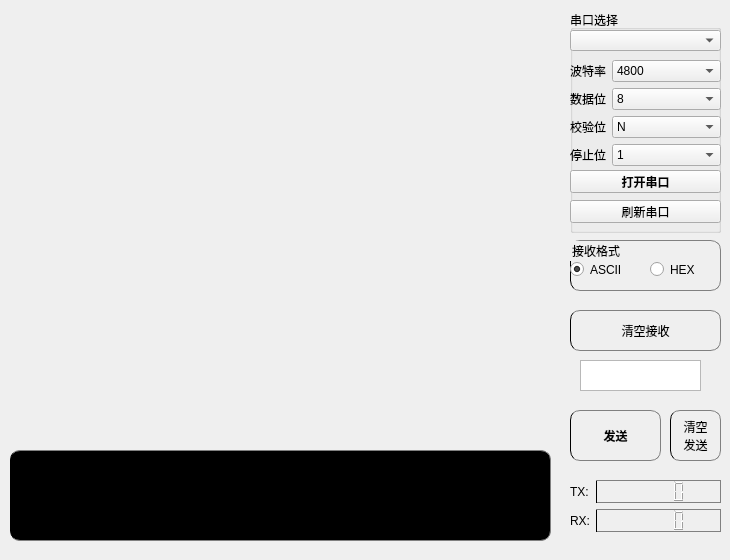
<?xml version="1.0" encoding="UTF-8"?>
<ui version="4.0">
 <class>MainWindow</class>
 <widget class="QMainWindow" name="MainWindow">
  <property name="enabled">
   <bool>true</bool>
  </property>
  <property name="geometry">
   <rect>
    <x>0</x>
    <y>0</y>
    <width>730</width>
    <height>560</height>
   </rect>
  </property>
  <property name="minimumSize">
   <size>
    <width>730</width>
    <height>550</height>
   </size>
  </property>
  <property name="maximumSize">
   <size>
    <width>730</width>
    <height>560</height>
   </size>
  </property>
  <property name="font">
   <font>
    <weight>50</weight>
    <bold>false</bold>
    <kerning>true</kerning>
   </font>
  </property>
  <property name="cursor">
   <cursorShape>ArrowCursor</cursorShape>
  </property>
  <property name="mouseTracking">
   <bool>false</bool>
  </property>
  <property name="contextMenuPolicy">
   <enum>Qt::DefaultContextMenu</enum>
  </property>
  <property name="acceptDrops">
   <bool>false</bool>
  </property>
  <property name="windowTitle">
   <string>Tiny Uart V1.0.0</string>
  </property>
  <property name="windowIcon">
   <iconset>
    <normaloff>../ico/1.jpg</normaloff>../ico/1.jpg</iconset>
  </property>
  <property name="windowOpacity">
   <double>0.900000000000000</double>
  </property>
  <property name="whatsThis">
   <string/>
  </property>
  <property name="layoutDirection">
   <enum>Qt::LeftToRight</enum>
  </property>
  <property name="autoFillBackground">
   <bool>false</bool>
  </property>
  <property name="styleSheet">
   <string notr="true"/>
  </property>
  <property name="inputMethodHints">
   <set>Qt::ImhNone</set>
  </property>
  <property name="tabShape">
   <enum>QTabWidget::Rounded</enum>
  </property>
  <widget class="QWidget" name="centralwidget">
   <widget class="QGroupBox" name="groupBox">
    <property name="geometry">
     <rect>
      <x>570</x>
      <y>10</y>
      <width>151</width>
      <height>223</height>
     </rect>
    </property>
    <property name="styleSheet">
     <string notr="true"/>
    </property>
    <property name="title">
     <string>串口选择</string>
    </property>
    <widget class="QComboBox" name="comboBox_uart">
     <property name="geometry">
      <rect>
       <x>0</x>
       <y>20</y>
       <width>151</width>
       <height>21</height>
      </rect>
     </property>
    </widget>
    <widget class="QPushButton" name="pushButton_open">
     <property name="geometry">
      <rect>
       <x>0</x>
       <y>160</y>
       <width>151</width>
       <height>23</height>
      </rect>
     </property>
     <property name="font">
      <font>
       <family>微软雅黑</family>
       <weight>75</weight>
       <bold>true</bold>
       <kerning>true</kerning>
      </font>
     </property>
     <property name="text">
      <string>打开串口</string>
     </property>
    </widget>
    <widget class="QPushButton" name="pushButton_refresh">
     <property name="geometry">
      <rect>
       <x>0</x>
       <y>190</y>
       <width>151</width>
       <height>23</height>
      </rect>
     </property>
     <property name="font">
      <font>
       <family>微软雅黑</family>
       <weight>50</weight>
       <bold>false</bold>
       <kerning>true</kerning>
      </font>
     </property>
     <property name="text">
      <string>刷新串口</string>
     </property>
    </widget>
    <widget class="QWidget" name="layoutWidget">
     <property name="geometry">
      <rect>
       <x>0</x>
       <y>50</y>
       <width>151</width>
       <height>111</height>
      </rect>
     </property>
     <layout class="QFormLayout" name="formLayout">
      <item row="0" column="0">
       <widget class="QLabel" name="label_4">
        <property name="text">
         <string>波特率</string>
        </property>
       </widget>
      </item>
      <item row="0" column="1">
       <widget class="QComboBox" name="comboBox_baud">
        <property name="currentText">
         <string>4800</string>
        </property>
        <item>
         <property name="text">
          <string>4800</string>
         </property>
        </item>
        <item>
         <property name="text">
          <string>9600</string>
         </property>
        </item>
        <item>
         <property name="text">
          <string>115200</string>
         </property>
        </item>
       </widget>
      </item>
      <item row="1" column="0">
       <widget class="QLabel" name="label">
        <property name="text">
         <string>数据位</string>
        </property>
       </widget>
      </item>
      <item row="1" column="1">
       <widget class="QComboBox" name="comboBox_data">
        <item>
         <property name="text">
          <string>8</string>
         </property>
        </item>
        <item>
         <property name="text">
          <string>7</string>
         </property>
        </item>
        <item>
         <property name="text">
          <string>6</string>
         </property>
        </item>
        <item>
         <property name="text">
          <string>5</string>
         </property>
        </item>
       </widget>
      </item>
      <item row="2" column="0">
       <widget class="QLabel" name="label_3">
        <property name="text">
         <string>校验位</string>
        </property>
       </widget>
      </item>
      <item row="2" column="1">
       <widget class="QComboBox" name="comboBox_check">
        <item>
         <property name="text">
          <string>N</string>
         </property>
        </item>
        <item>
         <property name="text">
          <string>O</string>
         </property>
        </item>
        <item>
         <property name="text">
          <string>E</string>
         </property>
        </item>
       </widget>
      </item>
      <item row="3" column="0">
       <widget class="QLabel" name="label_5">
        <property name="text">
         <string>停止位</string>
        </property>
       </widget>
      </item>
      <item row="3" column="1">
       <widget class="QComboBox" name="comboBox_stop">
        <item>
         <property name="text">
          <string>1</string>
         </property>
        </item>
        <item>
         <property name="text">
          <string>1.5</string>
         </property>
        </item>
        <item>
         <property name="text">
          <string>2</string>
         </property>
        </item>
       </widget>
      </item>
     </layout>
    </widget>
   </widget>
   <widget class="QTextBrowser" name="rx_textBrowser">
    <property name="geometry">
     <rect>
      <x>10</x>
      <y>450</y>
      <width>541</width>
      <height>91</height>
     </rect>
    </property>
    <property name="styleSheet">
     <string notr="true">background-color: rgb(0, 0, 0);
color: rgb(0, 255, 0);
border-top:1px solid gray;
border-bottom:1px solid gray;
border-left:1px solid graye;
border-right:1px solid gray;
border-radius:10px;</string>
    </property>
    <property name="html">
     <string>&lt;!DOCTYPE HTML PUBLIC &quot;-//W3C//DTD HTML 4.0//EN&quot; &quot;http://www.w3.org/TR/REC-html40/strict.dtd&quot;&gt;
&lt;html&gt;&lt;head&gt;&lt;meta name=&quot;qrichtext&quot; content=&quot;1&quot; /&gt;&lt;style type=&quot;text/css&quot;&gt;
p, li { white-space: pre-wrap; }
&lt;/style&gt;&lt;/head&gt;&lt;body style=&quot; font-family:'SimSun'; font-size:9pt; font-weight:400; font-style:normal;&quot;&gt;
&lt;p style=&quot;-qt-paragraph-type:empty; margin-top:12px; margin-bottom:12px; margin-left:0px; margin-right:0px; -qt-block-indent:0; text-indent:0px;&quot;&gt;&lt;br /&gt;&lt;/p&gt;&lt;/body&gt;&lt;/html&gt;</string>
    </property>
   </widget>
   <widget class="QPushButton" name="pushButton_send">
    <property name="geometry">
     <rect>
      <x>570</x>
      <y>410</y>
      <width>91</width>
      <height>51</height>
     </rect>
    </property>
    <property name="font">
     <font>
      <family>微软雅黑</family>
      <weight>75</weight>
      <bold>true</bold>
      <kerning>true</kerning>
     </font>
    </property>
    <property name="styleSheet">
     <string notr="true">QPushButton { border-top:1px solid gray;
border-bottom:1px solid gray;
border-left:1px solid graye;
border-right:1px solid gray;
border-radius:10px; } 
QPushButton:hover { background-color: rgb(85, 170, 255); }
QPushButton:pressed { background-color: rgb(0, 170, 255);}</string>
    </property>
    <property name="text">
     <string>发送</string>
    </property>
   </widget>
   <widget class="QPushButton" name="pushButton_clear_tx">
    <property name="geometry">
     <rect>
      <x>670</x>
      <y>410</y>
      <width>51</width>
      <height>51</height>
     </rect>
    </property>
    <property name="styleSheet">
     <string notr="true">QPushButton { border-top:1px solid gray;
border-bottom:1px solid gray;
border-left:1px solid graye;
border-right:1px solid gray;
border-radius:10px; } 
QPushButton:hover { background-color: rgb(85, 170, 255); }
QPushButton:pressed { background-color: rgb(0, 170, 255);}</string>
    </property>
    <property name="text">
     <string>清空
发送</string>
    </property>
   </widget>
   <widget class="QPushButton" name="pushButton_clear_rx">
    <property name="geometry">
     <rect>
      <x>570</x>
      <y>310</y>
      <width>151</width>
      <height>41</height>
     </rect>
    </property>
    <property name="autoFillBackground">
     <bool>false</bool>
    </property>
    <property name="styleSheet">
     <string notr="true">QPushButton { border-top:1px solid gray;
border-bottom:1px solid gray;
border-left:1px solid graye;
border-right:1px solid gray;
border-radius:10px; } 
QPushButton:hover { background-color: rgb(85, 170, 255); }
QPushButton:pressed { background-color: rgb(0, 170, 255);}

</string>
    </property>
    <property name="text">
     <string>清空接收</string>
    </property>
    <property name="checkable">
     <bool>false</bool>
    </property>
    <property name="autoDefault">
     <bool>false</bool>
    </property>
    <property name="default">
     <bool>false</bool>
    </property>
   </widget>
   <widget class="QPlainTextEdit" name="tx_plainTextEdit">
    <property name="geometry">
     <rect>
      <x>580</x>
      <y>360</y>
      <width>121</width>
      <height>31</height>
     </rect>
    </property>
    <property name="styleSheet">
     <string notr="true"/>
    </property>
    <property name="frameShape">
     <enum>QFrame::StyledPanel</enum>
    </property>
    <property name="frameShadow">
     <enum>QFrame::Sunken</enum>
    </property>
   </widget>
   <widget class="QGroupBox" name="groupBox_2">
    <property name="geometry">
     <rect>
      <x>570</x>
      <y>240</y>
      <width>151</width>
      <height>51</height>
     </rect>
    </property>
    <property name="styleSheet">
     <string notr="true">border-top:1px solid gray;
border-bottom:1px solid gray;
border-left:1px solid graye;
border-right:1px solid gray;
border-radius:10px;</string>
    </property>
    <property name="title">
     <string>接收格式</string>
    </property>
    <property name="checkable">
     <bool>false</bool>
    </property>
    <widget class="QRadioButton" name="radioButton_ascii">
     <property name="geometry">
      <rect>
       <x>0</x>
       <y>20</y>
       <width>67</width>
       <height>19</height>
      </rect>
     </property>
     <property name="styleSheet">
      <string notr="true">border:none;</string>
     </property>
     <property name="text">
      <string>ASCII</string>
     </property>
     <property name="checked">
      <bool>true</bool>
     </property>
     <property name="autoRepeat">
      <bool>false</bool>
     </property>
    </widget>
    <widget class="QRadioButton" name="radioButton_hex">
     <property name="geometry">
      <rect>
       <x>80</x>
       <y>20</y>
       <width>51</width>
       <height>19</height>
      </rect>
     </property>
     <property name="mouseTracking">
      <bool>false</bool>
     </property>
     <property name="styleSheet">
      <string notr="true">border:none;</string>
     </property>
     <property name="text">
      <string>HEX</string>
     </property>
     <property name="checked">
      <bool>false</bool>
     </property>
    </widget>
   </widget>
   <widget class="QWidget" name="formLayoutWidget_2">
    <property name="geometry">
     <rect>
      <x>570</x>
      <y>480</y>
      <width>151</width>
      <height>61</height>
     </rect>
    </property>
    <layout class="QFormLayout" name="formLayout_2">
     <item row="0" column="1">
      <widget class="QLCDNumber" name="tx_lcdNumber">
       <property name="styleSheet">
        <string notr="true">border-top:1px solid gray;
border-bottom:1px solid gray;
border-left:1px solid graye;
border-right:1px solid gray;
</string>
       </property>
       <property name="value" stdset="0">
        <double>0.000000000000000</double>
       </property>
       <property name="intValue" stdset="0">
        <number>0</number>
       </property>
      </widget>
     </item>
     <item row="1" column="0">
      <widget class="QLabel" name="label_6">
       <property name="text">
        <string>RX:</string>
       </property>
      </widget>
     </item>
     <item row="1" column="1">
      <widget class="QLCDNumber" name="rx_lcdNumber">
       <property name="styleSheet">
        <string notr="true">border-top:1px solid gray;
border-bottom:1px solid gray;
border-left:1px solid graye;
border-right:1px solid gray;
</string>
       </property>
      </widget>
     </item>
     <item row="0" column="0">
      <widget class="QLabel" name="label_2">
       <property name="text">
        <string>TX:</string>
       </property>
      </widget>
     </item>
    </layout>
   </widget>
   <widget class="PlotWidget" name="drawing" native="true">
    <property name="geometry">
     <rect>
      <x>10</x>
      <y>20</y>
      <width>541</width>
      <height>411</height>
     </rect>
    </property>
   </widget>
  </widget>
 </widget>
 <customwidgets>
  <customwidget>
   <class>PlotWidget</class>
   <extends>QWidget</extends>
   <header>pyqtgraph</header>
   <container>1</container>
  </customwidget>
 </customwidgets>
 <includes>
  <include location="local">qweqwqe</include>
 </includes>
 <resources>
  <include location="../ico/ico.qrc"/>
 </resources>
 <connections/>
</ui>
